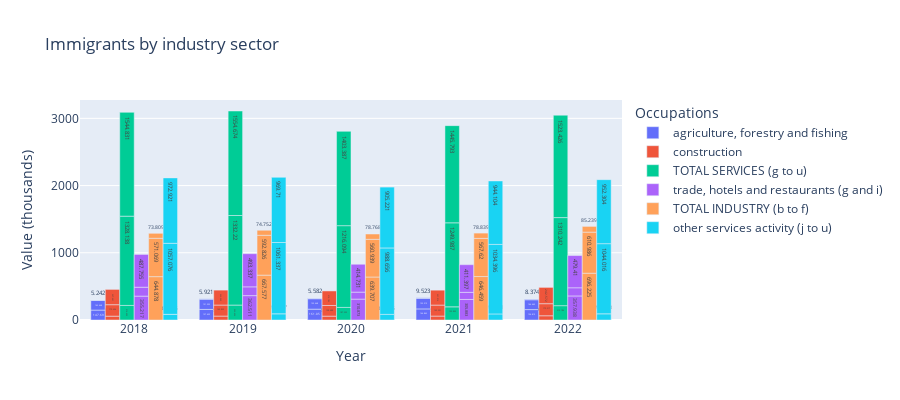

Notebook code for this chart:
### Code cell
import plotly.express as px
fig = px.bar(df_prof, x="Year", y="Value (thousands)",
            color='Occupations', barmode='group', text="Value (thousands)", height=400, title="Immigrants by industry sector")
fig.show()

### Figure 1 — Plotly figure (JSON) as saved in the notebook; plotly's stock layout.template omitted (floating-point values rounded to 4 significant figures)
{"data": [{"alignmentgroup": "True", "hovertemplate": "Occupations=agriculture, forestry and fishing<br>Year=%{x}<br>Value (thousands)=%{text}<extra></extra>", "legendgroup": "agriculture, forestry and fishing", "marker": {"color": "#636efa", "pattern": {"shape": ""}}, "name": "agriculture, forestry and fishing", "offsetgroup": "agriculture, forestry and fishing", "orientation": "v", "showlegend": true, "text": [147.7, 157.5, 161.1, 164.8, 154.8, 142.4, 151.5, 155.5, 155.3, 146.4, 5.242, 5.921, 5.582, 9.523, 8.374], "textposition": "auto", "type": "bar", "x": ["2018", "2019", "2020", "2021", "2022", "2018", "2019", "2020", "2021", "2022", "2018", "2019", "2020", "2021", "2022"], "xaxis": "x", "y": [147.7, 157.5, 161.1, 164.8, 154.8, 142.4, 151.5, 155.5, 155.3, 146.4, 5.242, 5.921, 5.582, 9.523, 8.374], "yaxis": "y"}, {"alignmentgroup": "True", "hovertemplate": "Occupations=construction<br>Year=%{x}<br>Value (thousands)=%{text}<extra></extra>", "legendgroup": "construction", "marker": {"color": "#EF553B", "pattern": {"shape": ""}}, "name": "construction", "offsetgroup": "construction", "orientation": "v", "showlegend": true, "text": [57.2, 58.52, 57.49, 58.41, 63.05, 170.4, 163.8, 158.7, 163.5, 179.5, 227.6, 222.3, 216.2, 221.9, 242.6], "textposition": "auto", "type": "bar", "x": ["2018", "2019", "2020", "2021", "2022", "2018", "2019", "2020", "2021", "2022", "2018", "2019", "2020", "2021", "2022"], "xaxis": "x", "y": [57.2, 58.52, 57.49, 58.41, 63.05, 170.4, 163.8, 158.7, 163.5, 179.5, 227.6, 222.3, 216.2, 221.9, 242.6], "yaxis": "y"}, {"alignmentgroup": "True", "hovertemplate": "Occupations=TOTAL SERVICES (g to u)<br>Year=%{x}<br>Value (thousands)=%{text}<extra></extra>", "legendgroup": "TOTAL SERVICES (g to u)", "marker": {"color": "#00cc96", "pattern": {"shape": ""}}, "name": "TOTAL SERVICES (g to u)", "offsetgroup": "TOTAL SERVICES (g to u)", "orientation": "v", "showlegend": true, "text": [216.7, 222.5, 187.3, 195.8, 213.2, 1328.0, 1332.0, 1216.0, 1250.0, 1310.0, 1545.0, 1555.0, 1403.0, 1446.0, 1523.0], "textposition": "auto", "type": "bar", "x": ["2018", "2019", "2020", "2021", "2022", "2018", "2019", "2020", "2021", "2022", "2018", "2019", "2020", "2021", "2022"], "xaxis": "x", "y": [216.7, 222.5, 187.3, 195.8, 213.2, 1328.0, 1332.0, 1216.0, 1250.0, 1310.0, 1545.0, 1555.0, 1403.0, 1446.0, 1523.0], "yaxis": "y"}, {"alignmentgroup": "True", "hovertemplate": "Occupations=trade, hotels and restaurants (g and i)<br>Year=%{x}<br>Value (thousands)=%{text}<extra></extra>", "legendgroup": "trade, hotels and restaurants (g and i)", "marker": {"color": "#ab63fa", "pattern": {"shape": ""}}, "name": "trade, hotels and restaurants (g and i)", "offsetgroup": "trade, hotels and restaurants (g and i)", "orientation": "v", "showlegend": true, "text": [355.2, 362.5, 310.9, 305.9, 357.9, 132.5, 130.8, 103.9, 105.5, 121.5, 487.8, 493.3, 414.7, 411.4, 479.4], "textposition": "auto", "type": "bar", "x": ["2018", "2019", "2020", "2021", "2022", "2018", "2019", "2020", "2021", "2022", "2018", "2019", "2020", "2021", "2022"], "xaxis": "x", "y": [355.2, 362.5, 310.9, 305.9, 357.9, 132.5, 130.8, 103.9, 105.5, 121.5, 487.8, 493.3, 414.7, 411.4, 479.4], "yaxis": "y"}, {"alignmentgroup": "True", "hovertemplate": "Occupations=TOTAL INDUSTRY (b to f)<br>Year=%{x}<br>Value (thousands)=%{text}<extra></extra>", "legendgroup": "TOTAL INDUSTRY (b to f)", "marker": {"color": "#FFA15A", "pattern": {"shape": ""}}, "name": "TOTAL INDUSTRY (b to f)", "offsetgroup": "TOTAL INDUSTRY (b to f)", "orientation": "v", "showlegend": true, "text": [644.9, 667.6, 639.7, 646.5, 696.2, 571.1, 592.8, 560.9, 567.6, 611.0, 73.81, 74.75, 78.77, 78.84, 85.24], "textposition": "auto", "type": "bar", "x": ["2018", "2019", "2020", "2021", "2022", "2018", "2019", "2020", "2021", "2022", "2018", "2019", "2020", "2021", "2022"], "xaxis": "x", "y": [644.9, 667.6, 639.7, 646.5, 696.2, 571.1, 592.8, 560.9, 567.6, 611.0, 73.81, 74.75, 78.77, 78.84, 85.24], "yaxis": "y"}, {"alignmentgroup": "True", "hovertemplate": "Occupations=other services activity (j to u)<br>Year=%{x}<br>Value (thousands)=%{text}<extra></extra>", "legendgroup": "other services activity (j to u)", "marker": {"color": "#19d3f3", "pattern": {"shape": ""}}, "name": "other services activity (j to u)", "offsetgroup": "other services activity (j to u)", "orientation": "v", "showlegend": true, "text": [84.16, 91.63, 83.44, 90.29, 91.71, 1057.0, 1061.0, 988.7, 1034.0, 1044.0, 972.9, 969.7, 905.2, 944.1, 952.3], "textposition": "auto", "type": "bar", "x": ["2018", "2019", "2020", "2021", "2022", "2018", "2019", "2020", "2021", "2022", "2018", "2019", "2020", "2021", "2022"], "xaxis": "x", "y": [84.16, 91.63, 83.44, 90.29, 91.71, 1057.0, 1061.0, 988.7, 1034.0, 1044.0, 972.9, 969.7, 905.2, 944.1, 952.3], "yaxis": "y"}], "layout": {"barmode": "group", "height": 400, "legend": {"title": {"text": "Occupations"}, "tracegroupgap": 0}, "title": {"text": "Immigrants by industry sector"}, "xaxis": {"anchor": "y", "domain": [0, 1], "title": {"text": "Year"}}, "yaxis": {"anchor": "x", "domain": [0, 1], "title": {"text": "Value (thousands)"}}}}
